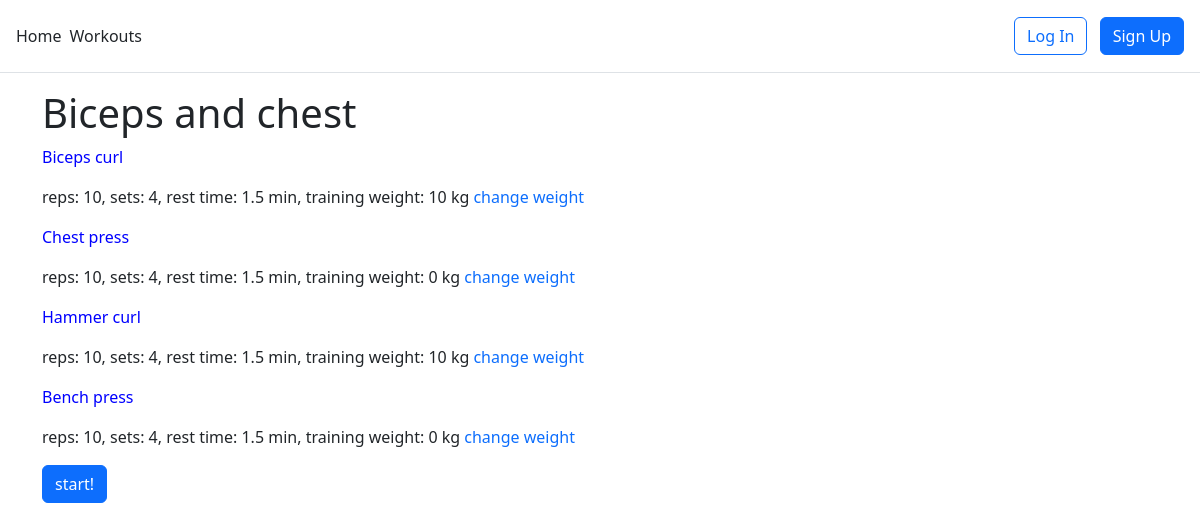
Page /workouts_list/workouts_selection/47 on the earlier database version.
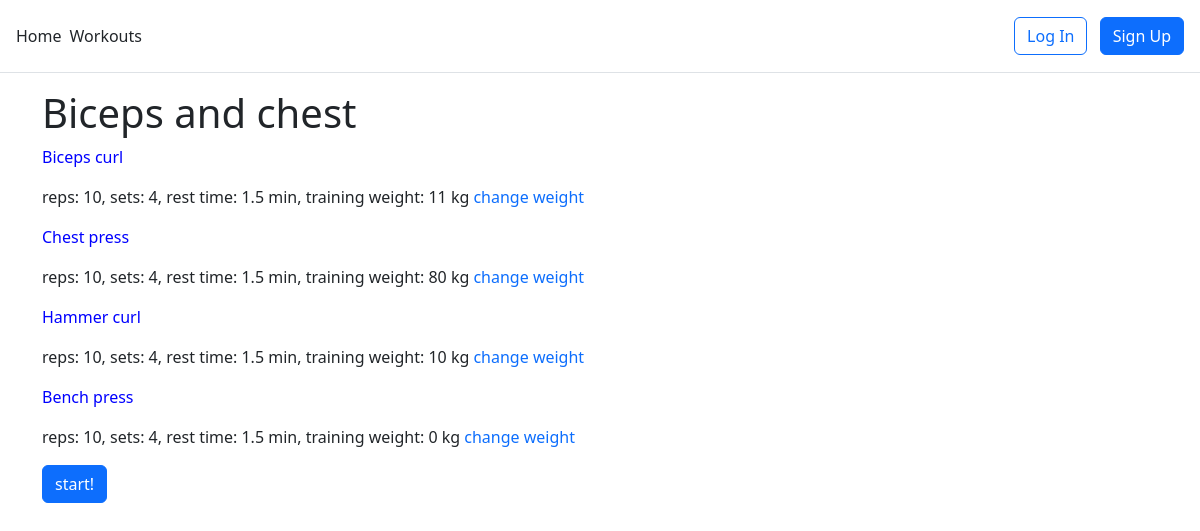
Same page on the later database version.
### fitnessApp/models.py (models this page shows, shortened)
class Workout(models.Model):
    name = models.CharField(max_length=255, unique=True)
    description = models.CharField(max_length=255)
    duration = models.IntegerField(null=True)
    calories = models.IntegerField(null=True)
    is_standard = models.BooleanField(default=False)
    def __str__(self):
        return f"{self.name}"

class WorkoutExercise(models.Model):
    workout = models.ForeignKey(Workout, on_delete=models.CASCADE)
    exercise = models.ForeignKey(Exercise, on_delete=models.CASCADE)
    reps = models.PositiveIntegerField(null=True)
    sets = models.PositiveIntegerField(null=True)
    rest_time = models.FloatField(null=True)
    user = models.ForeignKey(CustomUser, on_delete=models.CASCADE)
    user_exercise = models.ForeignKey(UserExercise, on_delete=models.CASCADE, null=True)

class Exercise(models.Model):
    name = models.CharField(max_length=255)
    muscle_group = models.CharField(max_length=255)
    calories = models.PositiveIntegerField(null=True)
    MUSCLE_GROUP_CHOICES = (
        'chest', 'biceps', 'triceps', 'shoulders', 'back', 'legs', 'abdomen'
    )
    def __str__(self):
        return f"{self.name}"

class UserExercise(models.Model):
    user = models.ForeignKey(CustomUser, on_delete=models.CASCADE)
    exercise = models.ForeignKey(Exercise, on_delete=models.CASCADE)
    training_weight = models.PositiveIntegerField(null=True, default=1)

### fitnessApp/views.py (the view, shortened to what this page needs)
# urls.py: path('workouts_list/workouts_selection/<int:id>', views.workout_selection_view, name='workouts_selection'),
def workout_selection_view(request, id):
    workout = Workout.objects.get(id=id)
    exercises = WorkoutExercise.objects.filter(workout=workout)
    return render(request, 'workouts_selection.html',
                  {'workout': workout, 'exercises': exercises})

### templates/workouts_selection.html (shortened to what this page needs)
{% extends "master.html" %}
{% block content %}
    <h1>{{ workout }}</h1>
        {% for exercise in exercises %}
            <div>
                <p style="color: blue"> {{ exercise.exercise }} </p>
                <p> reps: {{ exercise.reps }}, sets: {{ exercise.sets }},
                    rest time: {{ exercise.rest_time }} min,
                    training weight: {{ exercise.user_exercise.training_weight }} kg
                <a style="text-decoration: none;" href="change_training_weight/{{ exercise.exercise.id }}">change weight</a> </p>
            </div>
        {% endfor %}
    <form method="POST">
        <button type="submit" class="btn btn-primary">start!</button>
    </form>
{% endblock %}

### templates/master.html (shortened to what this page needs)
<!DOCTYPE html>
<html lang="en">
<head>
    <link href="https://cdn.jsdelivr.net/npm/bootstrap@5.2.3/dist/css/bootstrap.min.css" rel="stylesheet"
>
</head>
<body style="margin-bottom: 3%">
<header class="p-3 mb-3 border-bottom">
    <div class="d-flex flex-wrap align-items-center justify-content-center
        justify-content-lg-start">
        <a class="navbar-brand" href="{% url 'home' %}">Home</a>
        <ul class="nav col-12 col-lg-auto me-lg-auto mb-2 justify-content-center
          mb-md-0">
            <li><a href="{% url 'workouts_list' %}" class="nav-link px-2 link-dark">Workouts</a></li>
            {% if user.is_authenticated %}
                <li><a href="{% url 'goals' %}" class="nav-link px-2 link-dark">Goal</a></li>
                </ul>
                <div class="dropdown text-end">
                    <a href="#" class="d-block link-dark text-decoration-none dropdown-toggle" id="dropdownUser1"
                       data-bs-toggle="dropdown" aria-expanded="false">
                        {{ user.username }}
                    </a>-->
                    <ul class="dropdown-menu text-small" aria-labelledby="dropdownUser1">
                        <li><a class="dropdown-item" href="{% url 'password_change_form' %}">
                            Change password</a></li>
                        <li><a class="dropdown-item" href="{% url 'logout' %}">Log Out</a></li>
                    </ul>
                </div>
            {% else %}
                </ul>
                <div class="text-end">
                    <a href="{% url 'login' %}" class="btn btn-outline-primary me-2">
                        Log In</a>
                    <a href="{% url 'signUp' %}" class="btn btn-primary">Sign Up</a>
                </div>
            {% endif %}
    </div>
</header>
<main>
    <div class="container">
        {% block content %}
        {% endblock content %}
    </div>
</main>
</body>
</html>

Differences in the rows shown:
changed through a linked row, WorkoutExercise "Biceps curl": user_exercise.training_weight "10" → "11"
changed through a linked row, WorkoutExercise "Chest press": user_exercise.training_weight "0" → "80"
